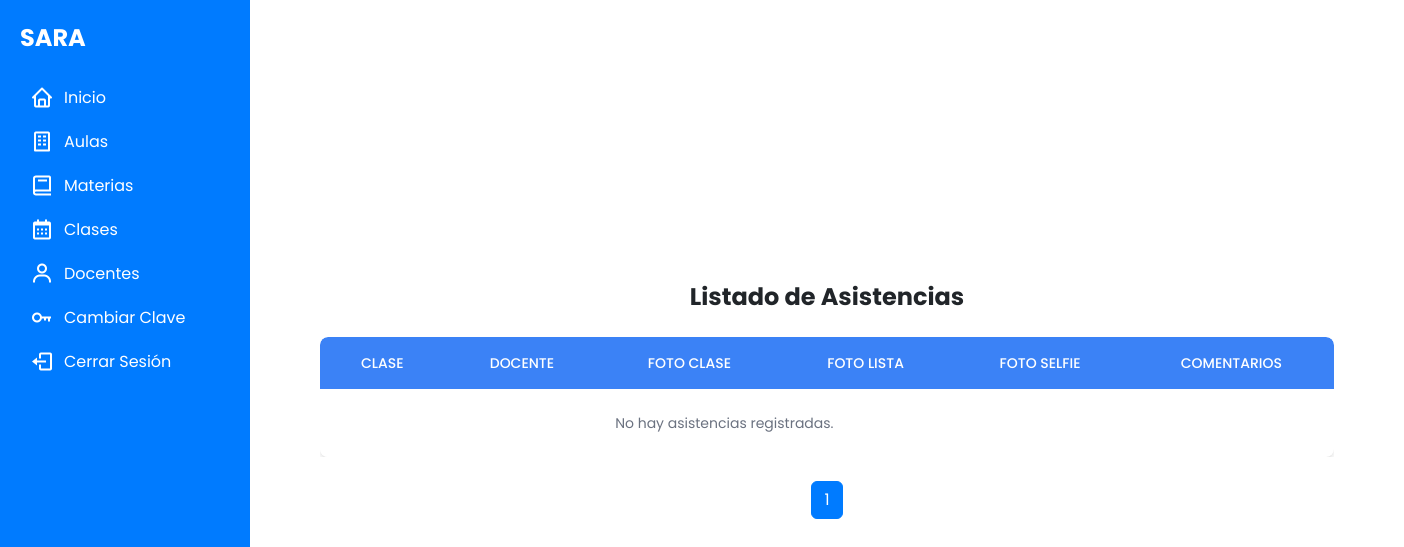
/clases/listar-asistencias/ (signed in), run on an earlier commit of the app's database.
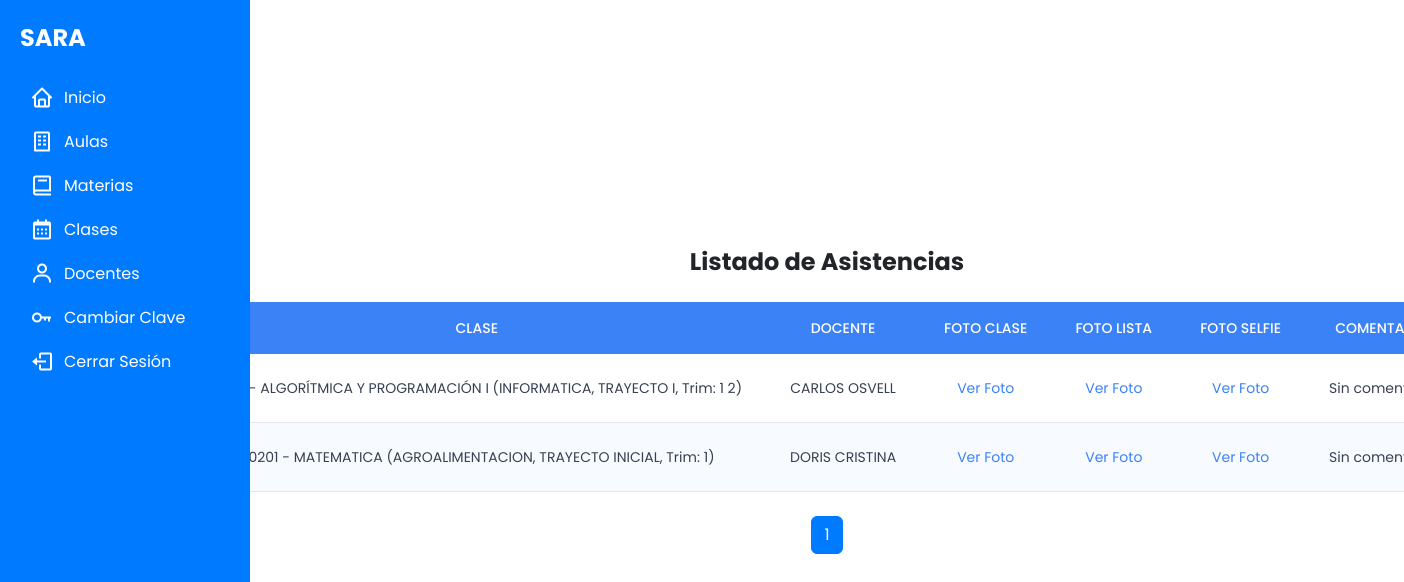
And on a later commit of the database.
### clases/models.py (models this page shows, shortened)
class Asistencia(models.Model):
    clase = models.ForeignKey(Clase, on_delete=models.CASCADE, related_name="asistencias")
    foto_clase = models.ImageField(upload_to="asistencias/clase/")
    foto_lista = models.ImageField(upload_to="asistencias/lista/")
    foto_selfie = models.ImageField(upload_to="asistencias/selfies/")
    comentarios = models.TextField(blank=True, null=True)

class Clase(models.Model):
    id = models.AutoField(primary_key=True)  # ID único generado automáticamente
    docente = models.ForeignKey(Docente, on_delete=models.CASCADE)
    materia = models.ForeignKey(Materia, on_delete=models.CASCADE, null=True, blank=True)
    fecha = models.DateField(null=False, default=timezone.now)
    hora_inicio = models.TimeField(null=False)
    hora_fin = models.TimeField(null=False)
    aula = models.ForeignKey(Aula, on_delete=models.CASCADE)

### materias/models.py (models this page shows)
class Materia(models.Model):
    codigo_materia = models.CharField(max_length=100)
    descripcion = models.CharField(max_length=255)
    carrera = models.CharField(max_length=100)      # Nuevo campo
    trayecto = models.CharField(max_length=50)      # Aumenta longitud si es necesario
    trimestre = models.CharField(max_length=10)     # Nuevo campo
    def __str__(self):
        return f"{self.codigo_materia} - {self.descripcion} ({self.carrera}, {self.trayecto}, Trim: {self.trimestre})"

### docentes/models.py (models this page shows, shortened)
class BaseUser(AbstractUser):
    nombre = models.CharField(max_length=100)      # nombres
    apellido = models.CharField(max_length=100)    # apellidos
    cedula = models.CharField(max_length=12, unique=True)  # cedula_docente
    activo = models.BooleanField(default=True)     # status
    USERNAME_FIELD = 'cedula'  # Cambiar a cedula para login por cédula
    REQUIRED_FIELDS = ['nombre', 'apellido']
    objects = CustomUserManager()

### clases/views.py (the view)
# urls.py: path('listar-asistencias/', listar_asistencias, name='listar_asistencias'),
def listar_asistencias(request):
    asistencias = Asistencia.objects.select_related('clase').all()
    paginator = Paginator(asistencias, 15)
    page_number = request.GET.get('page')
    page_obj = paginator.get_page(page_number)
    for asistencia in page_obj:
        asistencia.foto_selfie_url = asistencia.foto_selfie.url if hasattr(asistencia, 'foto_selfie') and asistencia.foto_selfie else None
    return render(request, 'clases/listar_asistencias.html', {'page_obj': page_obj})

### clases/templates/clases/listar_asistencias.html (shortened to what this page needs)
{% extends 'dashboard/base.html' %}
{% block content %}
<h2 class="text-2xl font-bold mb-6 text-center">Listado de Asistencias</h2>
<div class="overflow-x-auto">
    <table class="table-auto w-full border-collapse bg-white shadow-md rounded-lg overflow-hidden">
        <thead class="bg-blue-500 text-white">
            <tr>
                <th class="px-6 py-3 text-center text-sm font-medium">Clase</th>
                <th class="px-6 py-3 text-center text-sm font-medium">Docente</th>
                <th class="px-6 py-3 text-center text-sm font-medium">Foto Clase</th>
                <th class="px-6 py-3 text-center text-sm font-medium">Foto Lista</th>
                <th class="px-6 py-3 text-center text-sm font-medium">Foto Selfie</th>
                <th class="px-6 py-3 text-center text-sm font-medium">Comentarios</th>
            </tr>
        </thead>
        <tbody>
            {% for asistencia in page_obj %}
            <tr class="border-b hover:bg-gray-100">
                <td class="px-6 py-4 text-center text-sm text-gray-700">{{ asistencia.clase.materia }}</td>
                <td class="px-6 py-4 text-center text-sm text-gray-700">{{ asistencia.clase.docente.nombre }}</td>
                <td class="px-6 py-4 text-center text-sm text-blue-500">
                    <a href="{{ asistencia.foto_clase.url }}" target="_blank" class="hover:underline">Ver Foto</a>
                </td>
                <td class="px-6 py-4 text-center text-sm text-blue-500">
                    <a href="{{ asistencia.foto_lista.url }}" target="_blank" class="hover:underline">Ver Foto</a>
                </td>
                <td class="px-6 py-4 text-center text-sm text-blue-500">
                    <a href="{{ asistencia.foto_selfie.url }}" target="_blank" class="hover:underline">Ver Foto</a>
                </td>
                <td class="px-6 py-4 text-center text-sm text-gray-700">
                    {{ asistencia.comentarios|default:"Sin comentarios" }}
                </td>
            </tr>
            {% empty %}
            <tr>
                <td colspan="5" class="px-6 py-4 text-center text-sm text-gray-500">No hay asistencias registradas.</td>
            </tr>
            {% endfor %}
        </tbody>
    </table>
</div>
<div class="mt-4">
    <nav>
        <ul class="pagination justify-content-center">
            {% for num in page_obj.paginator.page_range %}
            <li class="page-item {% if page_obj.number == num %}active{% endif %}">
                <a class="page-link" href="?page={{ num }}">{{ num }}</a>
            </li>
            {% endfor %}
        </ul>
    </nav>
</div>
{% endblock %}

What changed in the data, as far as the page shows it:
added Asistencia: clase.materia "I1204 - ALGORÍTMICA Y PROGRAMACIÓN I (INFORMATICA, TRAYECTO I, Trim: 1 2)", clase.docente.nombre "CARLOS OSVELL", comentarios "Sin…"
added Asistencia: clase.materia "A0201 - MATEMATICA (AGROALIMENTACION, TRAYECTO INICIAL, Trim: 1)", clase.docente.nombre "DORIS CRISTINA", comentarios "Sin…"
Also different on the page:
text no longer shown: "No hay asistencias registradas."
